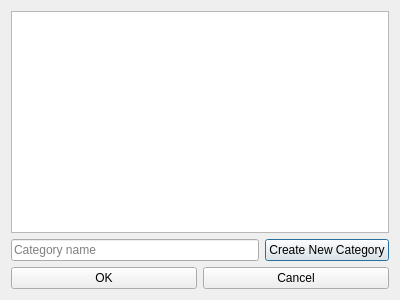
<?xml version="1.0" encoding="UTF-8"?>
<ui version="4.0">
 <class>PBCEditCategoriesDialog</class>
 <widget class="QDialog" name="PBCEditCategoriesDialog">
  <property name="geometry">
   <rect>
    <x>0</x>
    <y>0</y>
    <width>400</width>
    <height>300</height>
   </rect>
  </property>
  <property name="windowTitle">
   <string>Dialog</string>
  </property>
  <layout class="QVBoxLayout" name="verticalLayout">
   <item>
    <widget class="QListWidget" name="categoryListWidget"/>
   </item>
   <item>
    <layout class="QHBoxLayout" name="horizontalLayout_2">
     <item>
      <widget class="QLineEdit" name="newCategoryEdit">
       <property name="placeholderText">
        <string>Category name</string>
       </property>
      </widget>
     </item>
     <item>
      <widget class="QPushButton" name="newCategoryButton">
       <property name="text">
        <string>Create New Category</string>
       </property>
      </widget>
     </item>
    </layout>
   </item>
   <item>
    <layout class="QHBoxLayout" name="horizontalLayout">
     <item>
      <widget class="QPushButton" name="okButton">
       <property name="text">
        <string>OK</string>
       </property>
      </widget>
     </item>
     <item>
      <widget class="QPushButton" name="cancelButton">
       <property name="text">
        <string>Cancel</string>
       </property>
      </widget>
     </item>
    </layout>
   </item>
  </layout>
 </widget>
 <resources/>
 <connections>
  <connection>
   <sender>okButton</sender>
   <signal>clicked()</signal>
   <receiver>PBCEditCategoriesDialog</receiver>
   <slot>accept()</slot>
   <hints>
    <hint type="sourcelabel">
     <x>103</x>
     <y>276</y>
    </hint>
    <hint type="destinationlabel">
     <x>199</x>
     <y>149</y>
    </hint>
   </hints>
  </connection>
  <connection>
   <sender>cancelButton</sender>
   <signal>clicked()</signal>
   <receiver>PBCEditCategoriesDialog</receiver>
   <slot>reject()</slot>
   <hints>
    <hint type="sourcelabel">
     <x>296</x>
     <y>276</y>
    </hint>
    <hint type="destinationlabel">
     <x>199</x>
     <y>149</y>
    </hint>
   </hints>
  </connection>
  <connection>
   <sender>newCategoryButton</sender>
   <signal>clicked()</signal>
   <receiver>PBCEditCategoriesDialog</receiver>
   <slot>createCategory()</slot>
   <hints>
    <hint type="sourcelabel">
     <x>318</x>
     <y>241</y>
    </hint>
    <hint type="destinationlabel">
     <x>199</x>
     <y>149</y>
    </hint>
   </hints>
  </connection>
 </connections>
 <slots>
  <slot>createCategory()</slot>
 </slots>
</ui>
